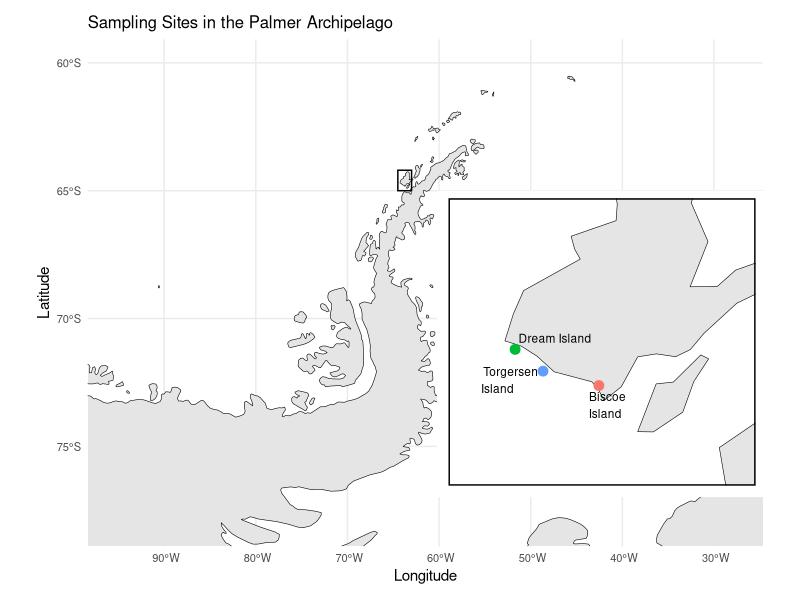
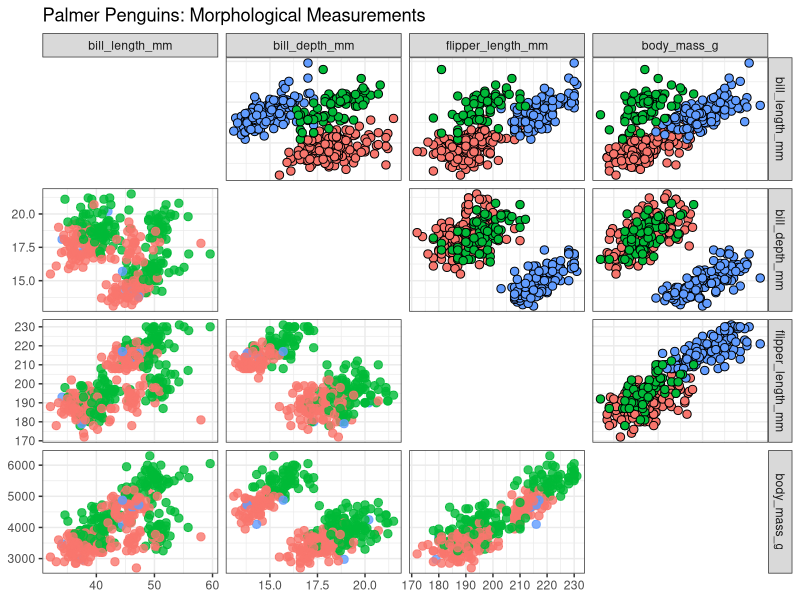

Write the R code that produced these figures, in order.
## ---- chunk 1
#| label: load-libraries
#| message: false
#| warning: false

library(tidyverse)
library(rnaturalearth)
library(rnaturalearthdata)
library(palmerpenguins)
library(patchwork)
library(ggrepel)
library(GGally)
library(kableExtra)
## ---- chunk 2
#| label: load-data
data("penguins")

head(penguins)
summary(penguins$species)
summary(penguins$island)

coordinates <- data.frame(
  Island = c("Biscoe\nIsland", "Torgersen\nIsland", "Dream Island"),
  Latitude = c(-64.800, -64.767, -64.717),
  Longitude = c(-63.767, -64.067, -64.217)
)

## ---- chunk 3
#| label: fig-mapa-distribucion
# Get Antarctica and nearby islands data
antarctica <- ne_countries(scale = "medium", continent = "antarctica", returnclass = "sf")

# Main map (Antarctica)
main_map <- ggplot(data = antarctica) +
  geom_sf(fill = "gray90", color = "black") +
  theme_minimal() +
  geom_rect(
    xmin = -64.5, xmax = -63, ymin = -65, ymax = -64.2,
    color = "black", fill = NA, linewidth = 0.5
  ) +
  labs(title = "Sampling Sites in the Palmer Archipelago", x = "Longitude", y = "Latitude") +
  coord_sf(xlim = c(-95, -28), ylim = c(-78, -60)) +
  theme(
    axis.text = element_text(size = 8),
    plot.title = element_text(size = 12)
  )

# Inset map (Palmer Archipelago region)
inset_map <- ggplot(data = antarctica) +
  geom_sf(fill = "gray90", color = "black") +
  geom_point(data = coordinates, aes(x = Longitude, y = Latitude, color = Island), size = 3) +
  geom_text_repel(data = coordinates, aes(x = Longitude, y = Latitude, label = Island), 
            hjust = -0.1, vjust = 0.5, size = 3) +
  theme_bw()+
  theme(legend.position = "none",
        axis.text = element_blank(),
        axis.ticks = element_blank(), 
        axis.title = element_blank(),
        panel.border = element_rect(color = 'black', size = 1),
        panel.grid = element_blank()) +
  coord_sf(xlim = c(-64.5, -63), ylim = c(-65, -64.4)) +
  labs(x = "Longitude", y = "Latitude")

# Combine the main and inset map
main_map +
  inset_element(inset_map,  left = 0.55,    # Start near the right side
                bottom = 0.10,  # Start close to the bottom
                right = 0.99,   # End near the right edge
                top = 0.75,      # End partway up from the bottom
                align_to = 'full')

## ---- chunk 4
#| label: tbl-sampling
# Sampling size
levels(penguins$sex) <- c("female", "male","Unkn.")
levels(penguins$species) <- c("P. adelie", "P. chinstrap", "P. gentoo")
penguins$sex[is.na(penguins$sex)] <- "Unkn."

library(kableExtra)

penguins %>% 
  # Summarize data by species, island, and sex
  summarise(n = n(), .by = c(species, island, sex)) %>% 
  
  # Convert count to character to allow empty string
  mutate(n = as.character(n)) %>% 
  
  # Reshape data to wide format
  pivot_wider(
    id_cols = c(species, island), 
    names_from = sex, 
    values_from = n, 
    values_fill = list(n = "")
  ) %>% 
  
  # Create kable table
  kbl(
    caption = "Summary of Penguin Counts by Species, Island, and Sex", 
    col.names = c("Species", "Island", "Male", "Female", "Unkn.")
  ) %>% 
  
  # Bold column labels
  kable_styling(
    full_width = FALSE, 
    bootstrap_options = c("striped", "hover"), 
    font_size = 14
  ) %>% 
  
  # Italicize species names in row groups
  column_spec(1, italic = TRUE)
## ---- chunk 5
#| label: fig-MeasureExploration
#| message: false
#| warning: false
data(penguins)

penguins%>%
  filter(!is.na(sex)) %>%
  select(-c(island, year)) %>%
  ggpairs(
    columns = 2:5,
    mapping = aes(color = sex, fill = species), 
    upper = list(continuous = wrap("points", shape = 21, size = 2.5, mapping = aes( fill = sex), color = "black")),  
    diag = list(continuous = "blank"), 
    lower = list(continuous = wrap("points", size = 2.5, alpha = 0.8)) 
  ) +
  theme_bw() +
  labs(title = "Palmer Penguins: Morphological Measurements") +
  theme(legend.position = "bottom")
